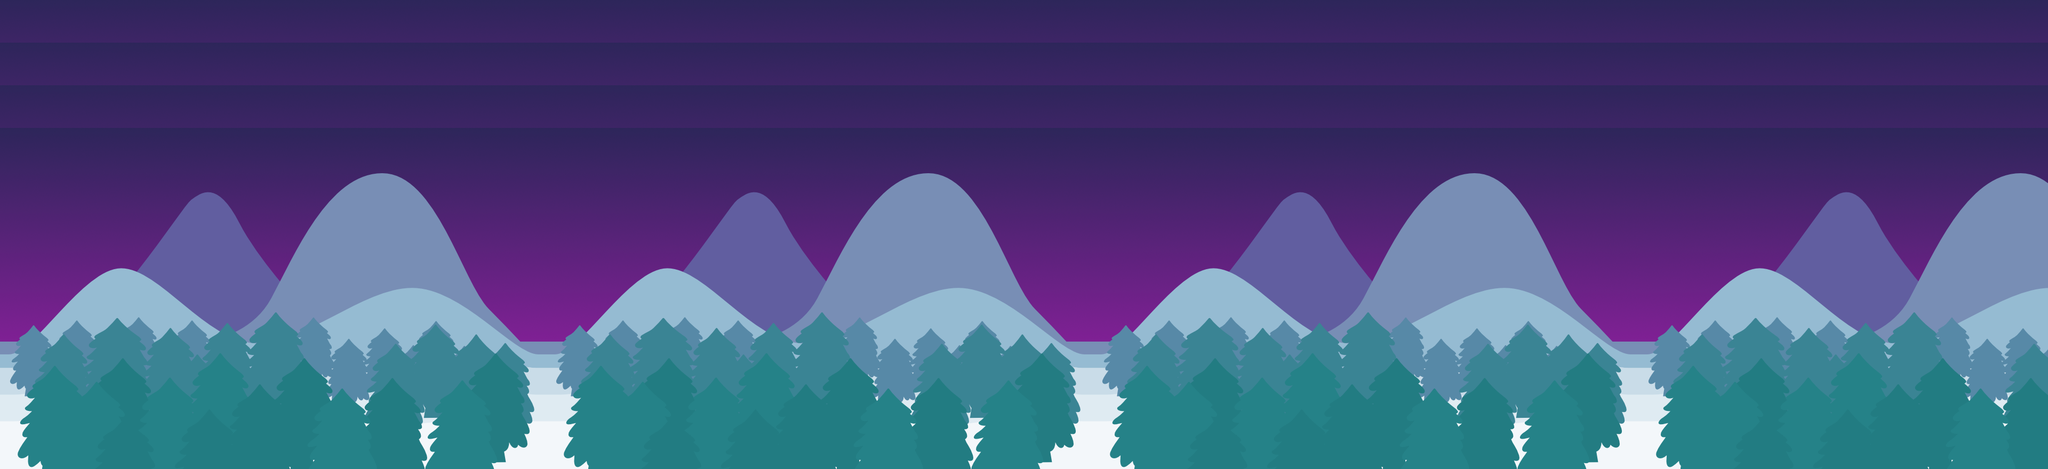

Rendered tile map (Tiled .tmx) drawn with the repository's tilesets; below, a short description and the map source with its tile grids summarised:
An orthogonal 240x55 tile map with 16x16 px tiles, 1 tile layer (Background).

<map version="1.5" tiledversion="1.6.0" orientation="orthogonal" renderorder="right-down" width="240" height="55" tilewidth="16" tileheight="16" infinite="0" nextlayerid="2" nextobjectid="1">
 <tileset firstgid="1" name="Background" tilewidth="16" tileheight="16" tilecount="2560" columns="64">
  <image source="background.png" width="1024" height="640" />
 </tileset>
 <layer id="1" name="Background" width="240" height="55">
  <data>[13200 cells, 13200 non-empty, 2560 distinct tile ids]</data>
 </layer>
</map>